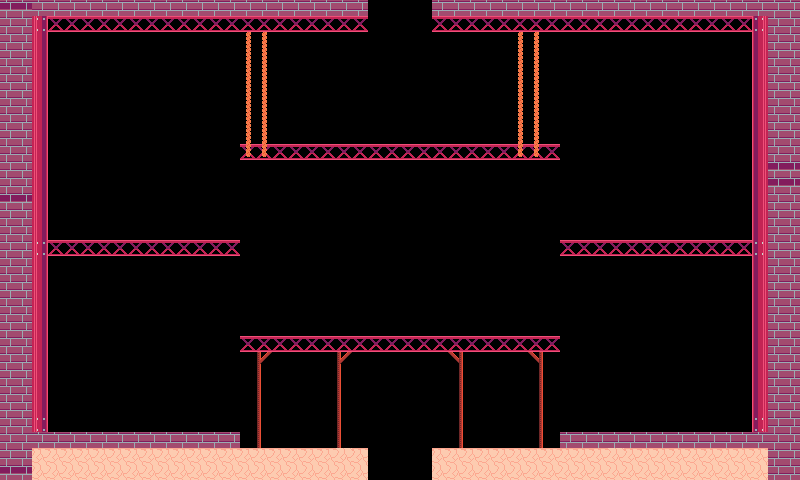

Rendered tile map (Tiled .tmx) drawn with the repository's tilesets; below, a short description and the full map source, tile grids included:
An orthogonal 50x30 tile map with 16x16 px tiles, 1 tile layer (ground) and 8 objects (spawn, topleft, topright, center, spawnhole, ...).

<map version="1.9" tiledversion="1.9.1" orientation="orthogonal" renderorder="right-down" width="50" height="30" tilewidth="16" tileheight="16" infinite="0" nextlayerid="3" nextobjectid="13">
 <editorsettings>
  <export target="cratebox3.json" format="json" />
 </editorsettings>
 <tileset firstgid="1" name="cb" tilewidth="16" tileheight="16" tilecount="16" columns="4">
  <image source="../tilesets/cratebox.png" width="64" height="64" />
  <tile id="0">
   <properties>
    <property name="collide" type="bool" value="true" />
   </properties>
  </tile>
  <tile id="1">
   <properties>
    <property name="collide" type="bool" value="true" />
   </properties>
  </tile>
  <tile id="2">
   <properties>
    <property name="collide" type="bool" value="true" />
   </properties>
  </tile>
  <tile id="3">
   <properties>
    <property name="collide" type="bool" value="true" />
   </properties>
  </tile>
  <tile id="4">
   <properties>
    <property name="collide" type="bool" value="true" />
   </properties>
  </tile>
  <tile id="6">
   <properties>
    <property name="collide" type="bool" value="true" />
   </properties>
  </tile>
  <tile id="7">
   <properties>
    <property name="collide" type="bool" value="true" />
   </properties>
  </tile>
  <tile id="12">
   <properties>
    <property name="collide" type="bool" value="true" />
   </properties>
  </tile>
  <tile id="13">
   <properties>
    <property name="collide" type="bool" value="true" />
   </properties>
  </tile>
  <tile id="14">
   <properties>
    <property name="collide" type="bool" value="true" />
   </properties>
  </tile>
 </tileset>
 <objectgroup id="2" name="areas">
  <object id="2" name="spawn" x="240" y="32" width="320" height="112" />
  <object id="4" name="topleft" x="48" y="16" width="192" height="224" />
  <object id="3" name="topright" x="560" y="16.28" width="192" height="224" />
  <object id="5" name="center" x="240" y="160" width="320" height="176" />
  <object id="8" name="spawnhole" x="368.24" y="0" width="64" height="32" />
  <object id="9" name="bottomleft" x="48" y="256" width="192" height="176" />
  <object id="10" name="bottomright" x="560" y="256" width="192" height="176" />
  <object id="12" name="underbridge" x="240" y="352" width="320" height="96" />
 </objectgroup>
 <layer id="1" name="ground" width="50" height="30">
  <data encoding="csv">
13,13,5,5,5,5,5,5,5,5,5,5,5,5,5,5,5,5,5,5,5,5,5,0,0,0,0,5,5,5,5,5,5,5,5,5,5,5,5,5,5,5,5,5,5,5,5,5,5,5,
5,5,3,8,8,8,8,8,8,8,8,8,8,8,8,8,8,8,8,8,8,8,8,0,0,0,0,8,8,8,8,8,8,8,8,8,8,8,8,8,8,8,8,8,8,8,8,2,5,5,
5,5,4,0,0,0,0,0,0,0,0,0,0,0,0,6,6,0,0,0,0,0,0,0,0,0,0,0,0,0,0,0,6,6,0,0,0,0,0,0,0,0,0,0,0,0,0,1,5,5,
5,5,4,0,0,0,0,0,0,0,0,0,0,0,0,6,6,0,0,0,0,0,0,0,0,0,0,0,0,0,0,0,6,6,0,0,0,0,0,0,0,0,0,0,0,0,0,1,5,5,
5,5,4,0,0,0,0,0,0,0,0,0,0,0,0,6,6,0,0,0,0,0,0,0,0,0,0,0,0,0,0,0,6,6,0,0,0,0,0,0,0,0,0,0,0,0,0,1,5,5,
5,5,4,0,0,0,0,0,0,0,0,0,0,0,0,6,6,0,0,0,0,0,0,0,0,0,0,0,0,0,0,0,6,6,0,0,0,0,0,0,0,0,0,0,0,0,0,1,5,5,
5,5,4,0,0,0,0,0,0,0,0,0,0,0,0,6,6,0,0,0,0,0,0,0,0,0,0,0,0,0,0,0,6,6,0,0,0,0,0,0,0,0,0,0,0,0,0,1,5,5,
5,5,4,0,0,0,0,0,0,0,0,0,0,0,0,6,6,0,0,0,0,0,0,0,0,0,0,0,0,0,0,0,6,6,0,0,0,0,0,0,0,0,0,0,0,0,0,1,5,5,
5,5,4,0,0,0,0,0,0,0,0,0,0,0,0,6,6,0,0,0,0,0,0,0,0,0,0,0,0,0,0,0,6,6,0,0,0,0,0,0,0,0,0,0,0,0,0,1,5,5,
5,5,4,0,0,0,0,0,0,0,0,0,0,0,0,7,7,8,8,8,8,8,8,8,8,8,8,8,8,8,8,8,7,7,8,0,0,0,0,0,0,0,0,0,0,0,0,1,5,5,
5,5,4,0,0,0,0,0,0,0,0,0,0,0,0,0,0,0,0,0,0,0,0,0,0,0,0,0,0,0,0,0,0,0,0,0,0,0,0,0,0,0,0,0,0,0,0,1,13,13,
5,5,4,0,0,0,0,0,0,0,0,0,0,0,0,0,0,0,0,0,0,0,0,0,0,0,0,0,0,0,0,0,0,0,0,0,0,0,0,0,0,0,0,0,0,0,0,1,13,13,
13,13,4,0,0,0,0,0,0,0,0,0,0,0,0,0,0,0,0,0,0,0,0,0,0,0,0,0,0,0,0,0,0,0,0,0,0,0,0,0,0,0,0,0,0,0,0,1,5,5,
5,5,4,0,0,0,0,0,0,0,0,0,0,0,0,0,0,0,0,0,0,0,0,0,0,0,0,0,0,0,0,0,0,0,0,0,0,0,0,0,0,0,0,0,0,0,0,1,5,5,
5,5,4,0,0,0,0,0,0,0,0,0,0,0,0,0,0,0,0,0,0,0,0,0,0,0,0,0,0,0,0,0,0,0,0,0,0,0,0,0,0,0,0,0,0,0,0,1,5,5,
5,5,3,8,8,8,8,8,8,8,8,8,8,8,8,0,0,0,0,0,0,0,0,0,0,0,0,0,0,0,0,0,0,0,0,8,8,8,8,8,8,8,8,8,8,8,8,2,5,5,
5,5,4,0,0,0,0,0,0,0,0,0,0,0,0,0,0,0,0,0,0,0,0,0,0,0,0,0,0,0,0,0,0,0,0,0,0,0,0,0,0,0,0,0,0,0,0,1,5,5,
5,5,4,0,0,0,0,0,0,0,0,0,0,0,0,0,0,0,0,0,0,0,0,0,0,0,0,0,0,0,0,0,0,0,0,0,0,0,0,0,0,0,0,0,0,0,0,1,5,5,
5,5,4,0,0,0,0,0,0,0,0,0,0,0,0,0,0,0,0,0,0,0,0,0,0,0,0,0,0,0,0,0,0,0,0,0,0,0,0,0,0,0,0,0,0,0,0,1,5,5,
5,5,4,0,0,0,0,0,0,0,0,0,0,0,0,0,0,0,0,0,0,0,0,0,0,0,0,0,0,0,0,0,0,0,0,0,0,0,0,0,0,0,0,0,0,0,0,1,5,5,
5,5,4,0,0,0,0,0,0,0,0,0,0,0,0,0,0,0,0,0,0,0,0,0,0,0,0,0,0,0,0,0,0,0,0,0,0,0,0,0,0,0,0,0,0,0,0,1,5,5,
5,5,4,0,0,0,0,0,0,0,0,0,0,0,0,8,8,8,8,8,8,8,8,8,8,8,8,8,8,8,8,8,8,8,8,0,0,0,0,0,0,0,0,0,0,0,0,1,5,5,
5,5,4,0,0,0,0,0,0,0,0,0,0,0,0,0,10,0,0,0,0,10,0,0,0,0,0,0,11,0,0,0,0,11,0,0,0,0,0,0,0,0,0,0,0,0,0,1,5,5,
5,5,4,0,0,0,0,0,0,0,0,0,0,0,0,0,9,0,0,0,0,9,0,0,0,0,0,0,12,0,0,0,0,12,0,0,0,0,0,0,0,0,0,0,0,0,0,1,5,5,
5,5,4,0,0,0,0,0,0,0,0,0,0,0,0,0,9,0,0,0,0,9,0,0,0,0,0,0,12,0,0,0,0,12,0,0,0,0,0,0,0,0,0,0,0,0,0,1,5,5,
5,5,4,0,0,0,0,0,0,0,0,0,0,0,0,0,9,0,0,0,0,9,0,0,0,0,0,0,12,0,0,0,0,12,0,0,0,0,0,0,0,0,0,0,0,0,0,1,5,5,
5,5,3,0,0,0,0,0,0,0,0,0,0,0,0,0,9,0,0,0,0,9,0,0,0,0,0,0,12,0,0,0,0,12,0,0,0,0,0,0,0,0,0,0,0,0,0,2,5,5,
5,5,5,5,5,5,5,5,5,5,5,5,5,5,5,0,9,0,0,0,0,9,0,0,0,0,0,0,12,0,0,0,0,12,0,5,5,5,5,5,5,5,5,5,5,5,5,5,5,5,
5,5,14,14,14,14,14,14,14,14,14,14,14,14,14,14,14,14,14,14,14,15,14,0,0,0,0,14,14,14,14,14,14,14,14,14,14,14,15,14,14,14,14,14,14,14,14,14,5,5,
13,13,15,15,15,15,15,15,15,15,15,15,15,15,15,15,15,15,15,15,15,15,15,0,0,0,0,15,15,15,15,15,15,15,15,15,15,15,15,15,15,15,15,15,15,15,15,15,5,5
</data>
 </layer>
</map>